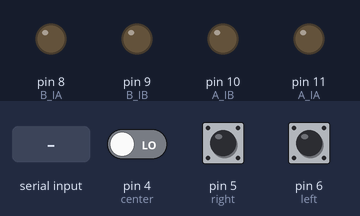
A sketch run on a simulated Arduino Uno, built with avr-gcc and run on an emulated ATmega328P. Shown: output pins drawn as LEDs (lit = HIGH). Dashed ring = blinking. The inputs (shaded band) are chosen by the test bench; at power-on: pin 5 (right) LOW, pin 6 (left) LOW, pin 4 (center) LOW. Pins used as bus, display or sensor lines are not drawn; what the sketch prints to the serial monitor is not drawn.

Above: at 1.3 s.
1.4 s: "U" received over the second serial link
At 2.6 s:
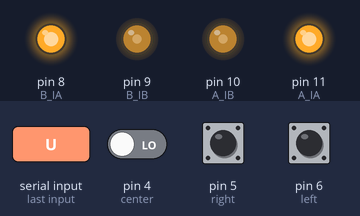
2.9 s: pin 5 (right) pulled HIGH for 0.15 s
At 3.8 s:
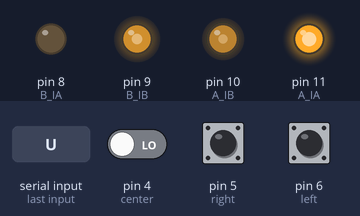
5.6 s: pin 6 (left) pulled HIGH for 3.2 s
At 6.6 s:
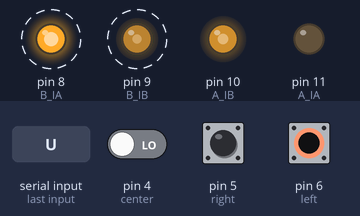
10.8 s: "W" received over the second serial link
At 11.5 s:
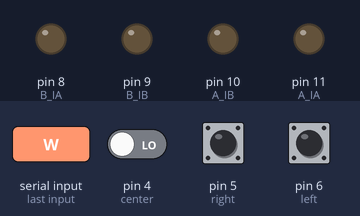
12.3 s: pin 5 (right) pulled HIGH for 3.2 s
At 12.6 s:
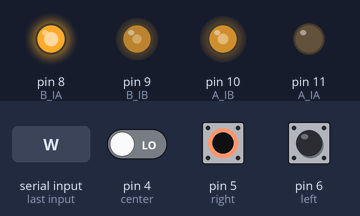
Timing chart, 0 to 17.0 s (numbered marks = the images above; inputs shaded):
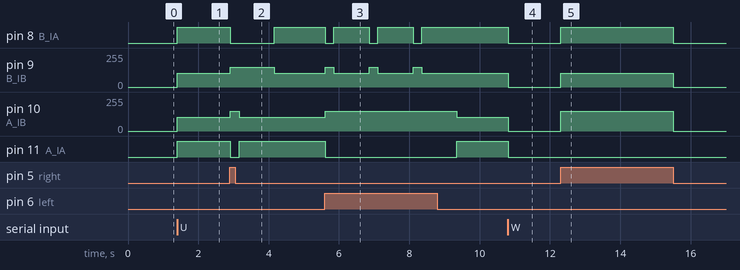

Measured:
- after the input at 1.4 s, pin 8 (B_IA), pin 11 (A_IA): LOW → HIGH at once; pin 9 (B_IB), pin 10 (A_IB): 0/255 → 105/255 at once
- after the input at 2.9 s, pin 8 (B_IA): HIGH → LOW at once, → HIGH 1.3 s later; pin 9 (B_IB): 105/255 → 150/255 at once, → 105/255 1.3 s later; pin 10 (A_IB): 105/255 → 150/255 at once, → 105/255 0.25 s later; pin 11 (A_IA): HIGH → LOW at once, → HIGH 0.25 s later
- after the input at 5.6 s, pin 8 (B_IA): alternates HIGH for 1.0 s and LOW for 0.25 s, 6 changes in all, then stays HIGH, starting at once; pin 9 (B_IB): alternates 150/255 for 0.25 s and 105/255 for 1.0 s, 6 changes in all, then stays 105/255, starting at once
- after the input at 10.8 s, pin 8 (B_IA), pin 11 (A_IA): HIGH → LOW at once; pin 9 (B_IB), pin 10 (A_IB): 105/255 → 0/255 at once
- after the input at 12.3 s, pin 8 (B_IA): LOW → HIGH at once, → LOW 3.2 s later; pin 9 (B_IB): 0/255 → 105/255 at once, → 0/255 3.2 s later; pin 10 (A_IB): 0/255 → 150/255 at once, → 0/255 3.2 s later

The sketch:

robot-escola.ino
```cpp
#include <SoftwareSerial.h>

const int pinoRX = 13;
const int pinoTX = 12;
int dadoBluetooth = 0;

SoftwareSerial bluetooth(pinoRX, pinoTX);

int MOTOR_SPEED = 255;
const byte A_IA = 11;
const byte A_IB = 10;
const byte B_IA = 8;
const byte B_IB = 9;

const byte sensorBar = 7;

#define left 6
#define center 4
#define right 5

int lineMode = 0;
int bluetoothMode = 1;
int tableMode = 2;
int currentMode = bluetoothMode;

void setup() {
  pinMode(A_IA, OUTPUT);
  pinMode(A_IB, OUTPUT);
  pinMode(B_IA, OUTPUT);
  pinMode(B_IB, OUTPUT);

  pinMode(sensorBar, OUTPUT);
  digitalWrite(sensorBar, LOW);
  pinMode(left, INPUT);
  pinMode(center, INPUT);
  pinMode(right, INPUT);

  digitalWrite(A_IA, LOW);
  digitalWrite(A_IB, LOW);
  digitalWrite(B_IA, LOW);
  digitalWrite(B_IB, LOW);


  Serial.begin(9600);
  bluetooth.begin(9600);
  bluetooth.print("$");
  bluetooth.print("$");
  bluetooth.print("$");
  delay(100);
}

void loop() {
  if (bluetooth.available()) {
    dadoBluetooth = bluetooth.read();
    if (dadoBluetooth != 83) {
      Serial.println(char(dadoBluetooth));

      if (char(dadoBluetooth) == 'W' || char(dadoBluetooth) == 'w') {
        currentMode = lineMode;
        MOTOR_SPEED = 150;
        digitalWrite(sensorBar, HIGH);
      }
      if (char(dadoBluetooth) == 'U' || char(dadoBluetooth) == 'u') {
        currentMode = tableMode;
        MOTOR_SPEED = 150;
        digitalWrite(sensorBar, HIGH);
      }
      if (char(dadoBluetooth) == 'V' || char(dadoBluetooth) == 'v') {
        currentMode = bluetoothMode;
        MOTOR_SPEED = 255;
        digitalWrite(sensorBar, LOW);
      }


      if (char(dadoBluetooth) == 'F') {
        rotateMotorA(HIGH, MOTOR_SPEED);
        rotateMotorB(HIGH, MOTOR_SPEED);
      }
      if (char(dadoBluetooth) == 'I') {
        rotateMotorA(LOW, 150);
        rotateMotorB(HIGH, MOTOR_SPEED);
      }
      if (char(dadoBluetooth) == 'G') {

        rotateMotorA(HIGH, MOTOR_SPEED);
        rotateMotorB(LOW, 150);
      }
      if (char(dadoBluetooth) == 'L') {
        rotateMotorA(HIGH, MOTOR_SPEED);
        rotateMotorB(LOW, MOTOR_SPEED);
      }
      if (char(dadoBluetooth) == 'R') {
        rotateMotorA(LOW, MOTOR_SPEED);
        rotateMotorB(HIGH, MOTOR_SPEED);
      }
      if (char(dadoBluetooth) == 'J') {
        rotateMotorA(LOW, 0);
        rotateMotorB(LOW, MOTOR_SPEED);
      }
      if (char(dadoBluetooth) == 'H') {
        rotateMotorA(LOW, MOTOR_SPEED);
        rotateMotorB(LOW, 0);
      }
      if (char(dadoBluetooth) == 'B') {
        rotateMotorA(LOW, MOTOR_SPEED);
        rotateMotorB(LOW, MOTOR_SPEED);
      }
    } else {
      rotateMotorA(LOW, 0);
      rotateMotorB(LOW, 0);
    }
  }

  if (currentMode == lineMode) {
    bool leftV = digitalRead(left);
    bool centerV = digitalRead(center);
    bool rightV = digitalRead(right);

    Serial.print(leftV);
    Serial.print(centerV);
    Serial.println(rightV);

    if (leftV == 0 && centerV == 1 && rightV == 0) {
      rotateMotorA(HIGH, MOTOR_SPEED);
      rotateMotorB(HIGH, MOTOR_SPEED);
    } else if (leftV == 1 && centerV == 1 && rightV == 1) {
      rotateMotorA(LOW, 0);
      rotateMotorB(LOW, 0);
    } else if (leftV == 0 && centerV == 0 && rightV == 0) {
      rotateMotorA(LOW, 0);
      rotateMotorB(LOW, 0);
    } else if (leftV == 1 && centerV == 1 && rightV == 0) {
      rotateMotorA(HIGH, MOTOR_SPEED);
      rotateMotorB(LOW, MOTOR_SPEED);
     // delay(50);
    } else if (leftV == 0 && centerV == 1 && rightV == 1) {
      rotateMotorA(LOW, MOTOR_SPEED);
      rotateMotorB(HIGH, MOTOR_SPEED);
     // delay(50);
    } else if (leftV == 1 && centerV == 0 && rightV == 0) {
      rotateMotorA(HIGH, MOTOR_SPEED);
      rotateMotorB(LOW, MOTOR_SPEED);
     // delay(50);
    } else if (leftV == 0 && centerV == 0 && rightV == 1) {
      rotateMotorA(LOW, MOTOR_SPEED);
      rotateMotorB(HIGH, MOTOR_SPEED);
     // delay(50);
    }
  }

  if (currentMode == tableMode) {
    bool leftV = digitalRead(left);
    bool rightV = digitalRead(right);

    Serial.print(leftV);
    Serial.println(rightV);

    if (leftV == 0 && rightV == 0) {
      rotateMotorA(HIGH, MOTOR_SPEED);
      rotateMotorB(HIGH, MOTOR_SPEED);
    } else if (leftV == 1 && rightV == 1) {
      rotateMotorA(LOW, MOTOR_SPEED);
      rotateMotorB(LOW, MOTOR_SPEED);
      delay(250);
      rotateMotorA(HIGH, MOTOR_SPEED);
      rotateMotorB(LOW, MOTOR_SPEED);
      delay(1000);
    } else if (leftV == 1 && rightV == 0) {
      rotateMotorA(LOW, MOTOR_SPEED);
      rotateMotorB(LOW, MOTOR_SPEED);
      delay(250);
     rotateMotorA(LOW, MOTOR_SPEED);
      rotateMotorB(HIGH, MOTOR_SPEED);
      delay(1000);
    } else if (leftV == 0 && rightV == 1) {
      rotateMotorA(LOW, MOTOR_SPEED);
      rotateMotorB(LOW, MOTOR_SPEED);
      delay(250);

       rotateMotorA(HIGH, MOTOR_SPEED);
      rotateMotorB(LOW, MOTOR_SPEED);
      delay(1000);
    }
  }
}


void rotateMotorA(int DIR, int SPEED) {
  digitalWrite(A_IA, DIR);
  if (DIR == LOW) {
    analogWrite(A_IB, SPEED);
  } else {
    analogWrite(A_IB, 255 - SPEED);
  }
}

void rotateMotorB(int DIR, int SPEED) {
  digitalWrite(B_IA, DIR);
  if (DIR == LOW) {
    analogWrite(B_IB, SPEED);
  } else {
    analogWrite(B_IB, 255 - SPEED);
  }
}
```
